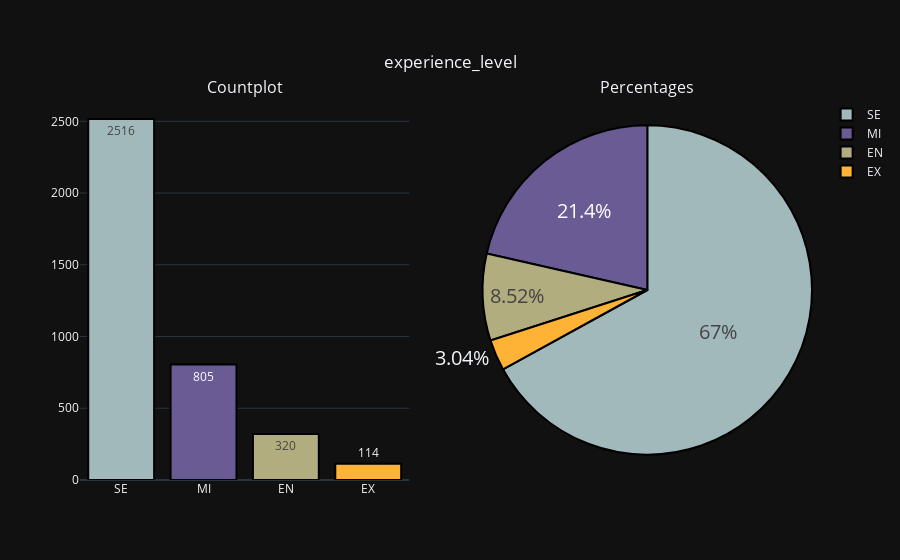
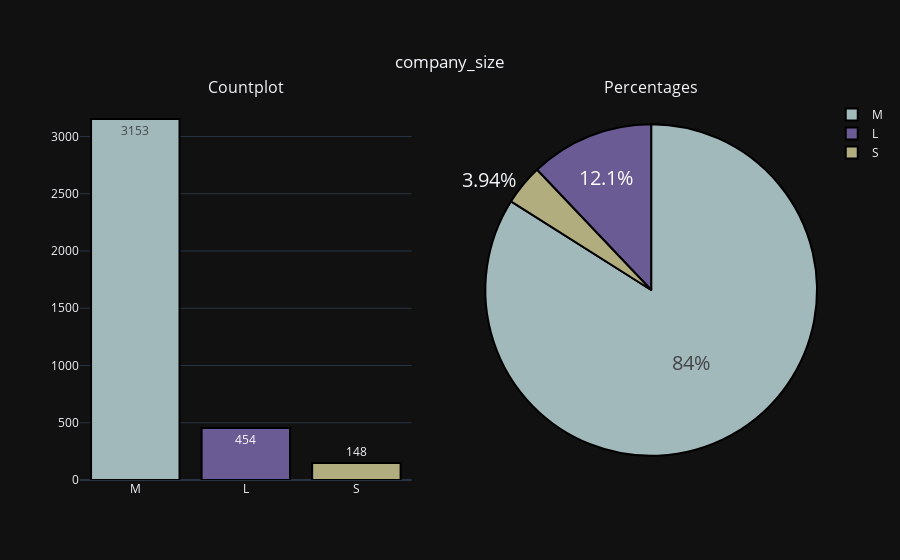
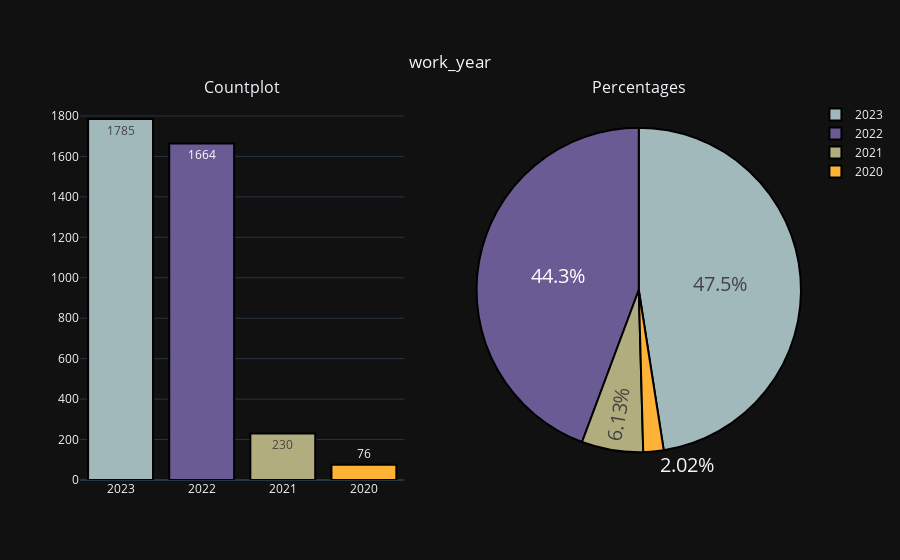
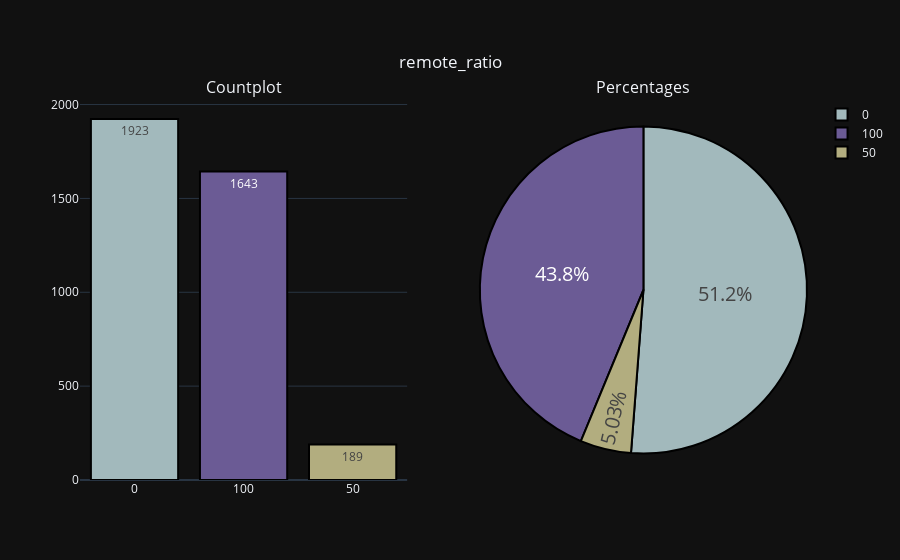

The notebook cell saved with these charts, in order:
### Code cell
for i in ["experience_level", "company_size", "work_year", "remote_ratio"]:
    cat_var_summary(df, i)

### Figure 1 — Plotly figure (JSON) as saved in the notebook; plotly's stock layout.template omitted (floating-point values rounded to 4 significant figures)
{"data": [{"marker": {"color": ["#a2b9bc", "#6b5b95", "#b2ad7f", "#feb236", "#b5e7a0", "#878f99", "#d64161", "#86af49", "#ff7b25"], "line": {"color": "black", "width": 2}}, "showlegend": false, "text": ["2516", "805", "320", "114"], "textposition": "auto", "type": "bar", "x": ["SE", "MI", "EN", "EX"], "xaxis": "x", "y": [2516, 805, 320, 114], "yaxis": "y"}, {"domain": {"x": [0.55, 1], "y": [0, 1]}, "hoverinfo": "label", "labels": ["SE", "MI", "EN", "EX"], "marker": {"colors": ["#a2b9bc", "#6b5b95", "#b2ad7f", "#feb236", "#b5e7a0", "#878f99", "#d64161", "#86af49", "#ff7b25"], "line": {"color": "black", "width": 2}}, "textfont": {"size": 20}, "textinfo": "percent", "textposition": "auto", "type": "pie", "values": [2516, 805, 320, 114]}], "layout": {"annotations": [{"font": {"size": 16}, "showarrow": false, "text": "Countplot", "x": 0.225, "xanchor": "center", "xref": "paper", "y": 1, "yanchor": "bottom", "yref": "paper"}, {"font": {"size": 16}, "showarrow": false, "text": "Percentages", "x": 0.775, "xanchor": "center", "xref": "paper", "y": 1, "yanchor": "bottom", "yref": "paper"}], "title": {"text": "experience_level", "x": 0.5, "xanchor": "center", "y": 0.9, "yanchor": "top"}, "xaxis": {"anchor": "y", "domain": [0, 0.45]}, "yaxis": {"anchor": "x", "domain": [0, 1]}}}

### Figure 2 — Plotly figure (JSON) as saved in the notebook; plotly's stock layout.template omitted (floating-point values rounded to 4 significant figures)
{"data": [{"marker": {"color": ["#a2b9bc", "#6b5b95", "#b2ad7f", "#feb236", "#b5e7a0", "#878f99", "#d64161", "#86af49", "#ff7b25"], "line": {"color": "black", "width": 2}}, "showlegend": false, "text": ["3153", "454", "148"], "textposition": "auto", "type": "bar", "x": ["M", "L", "S"], "xaxis": "x", "y": [3153, 454, 148], "yaxis": "y"}, {"domain": {"x": [0.55, 1], "y": [0, 1]}, "hoverinfo": "label", "labels": ["M", "L", "S"], "marker": {"colors": ["#a2b9bc", "#6b5b95", "#b2ad7f", "#feb236", "#b5e7a0", "#878f99", "#d64161", "#86af49", "#ff7b25"], "line": {"color": "black", "width": 2}}, "textfont": {"size": 20}, "textinfo": "percent", "textposition": "auto", "type": "pie", "values": [3153, 454, 148]}], "layout": {"annotations": [{"font": {"size": 16}, "showarrow": false, "text": "Countplot", "x": 0.225, "xanchor": "center", "xref": "paper", "y": 1, "yanchor": "bottom", "yref": "paper"}, {"font": {"size": 16}, "showarrow": false, "text": "Percentages", "x": 0.775, "xanchor": "center", "xref": "paper", "y": 1, "yanchor": "bottom", "yref": "paper"}], "title": {"text": "company_size", "x": 0.5, "xanchor": "center", "y": 0.9, "yanchor": "top"}, "xaxis": {"anchor": "y", "domain": [0, 0.45]}, "yaxis": {"anchor": "x", "domain": [0, 1]}}}

### Figure 3 — Plotly figure (JSON) as saved in the notebook; plotly's stock layout.template omitted (floating-point values rounded to 4 significant figures)
{"data": [{"marker": {"color": ["#a2b9bc", "#6b5b95", "#b2ad7f", "#feb236", "#b5e7a0", "#878f99", "#d64161", "#86af49", "#ff7b25"], "line": {"color": "black", "width": 2}}, "showlegend": false, "text": ["1785", "1664", "230", "76"], "textposition": "auto", "type": "bar", "x": ["2023", "2022", "2021", "2020"], "xaxis": "x", "y": [1785, 1664, 230, 76], "yaxis": "y"}, {"domain": {"x": [0.55, 1], "y": [0, 1]}, "hoverinfo": "label", "labels": [2023, 2022, 2021, 2020], "marker": {"colors": ["#a2b9bc", "#6b5b95", "#b2ad7f", "#feb236", "#b5e7a0", "#878f99", "#d64161", "#86af49", "#ff7b25"], "line": {"color": "black", "width": 2}}, "textfont": {"size": 20}, "textinfo": "percent", "textposition": "auto", "type": "pie", "values": [1785, 1664, 230, 76]}], "layout": {"annotations": [{"font": {"size": 16}, "showarrow": false, "text": "Countplot", "x": 0.225, "xanchor": "center", "xref": "paper", "y": 1, "yanchor": "bottom", "yref": "paper"}, {"font": {"size": 16}, "showarrow": false, "text": "Percentages", "x": 0.775, "xanchor": "center", "xref": "paper", "y": 1, "yanchor": "bottom", "yref": "paper"}], "title": {"text": "work_year", "x": 0.5, "xanchor": "center", "y": 0.9, "yanchor": "top"}, "xaxis": {"anchor": "y", "domain": [0, 0.45]}, "yaxis": {"anchor": "x", "domain": [0, 1]}}}

### Figure 4 — Plotly figure (JSON) as saved in the notebook; plotly's stock layout.template omitted (floating-point values rounded to 4 significant figures)
{"data": [{"marker": {"color": ["#a2b9bc", "#6b5b95", "#b2ad7f", "#feb236", "#b5e7a0", "#878f99", "#d64161", "#86af49", "#ff7b25"], "line": {"color": "black", "width": 2}}, "showlegend": false, "text": ["1923", "1643", "189"], "textposition": "auto", "type": "bar", "x": ["0", "100", "50"], "xaxis": "x", "y": [1923, 1643, 189], "yaxis": "y"}, {"domain": {"x": [0.55, 1], "y": [0, 1]}, "hoverinfo": "label", "labels": [0, 100, 50], "marker": {"colors": ["#a2b9bc", "#6b5b95", "#b2ad7f", "#feb236", "#b5e7a0", "#878f99", "#d64161", "#86af49", "#ff7b25"], "line": {"color": "black", "width": 2}}, "textfont": {"size": 20}, "textinfo": "percent", "textposition": "auto", "type": "pie", "values": [1923, 1643, 189]}], "layout": {"annotations": [{"font": {"size": 16}, "showarrow": false, "text": "Countplot", "x": 0.225, "xanchor": "center", "xref": "paper", "y": 1, "yanchor": "bottom", "yref": "paper"}, {"font": {"size": 16}, "showarrow": false, "text": "Percentages", "x": 0.775, "xanchor": "center", "xref": "paper", "y": 1, "yanchor": "bottom", "yref": "paper"}], "title": {"text": "remote_ratio", "x": 0.5, "xanchor": "center", "y": 0.9, "yanchor": "top"}, "xaxis": {"anchor": "y", "domain": [0, 0.45]}, "yaxis": {"anchor": "x", "domain": [0, 1]}}}
